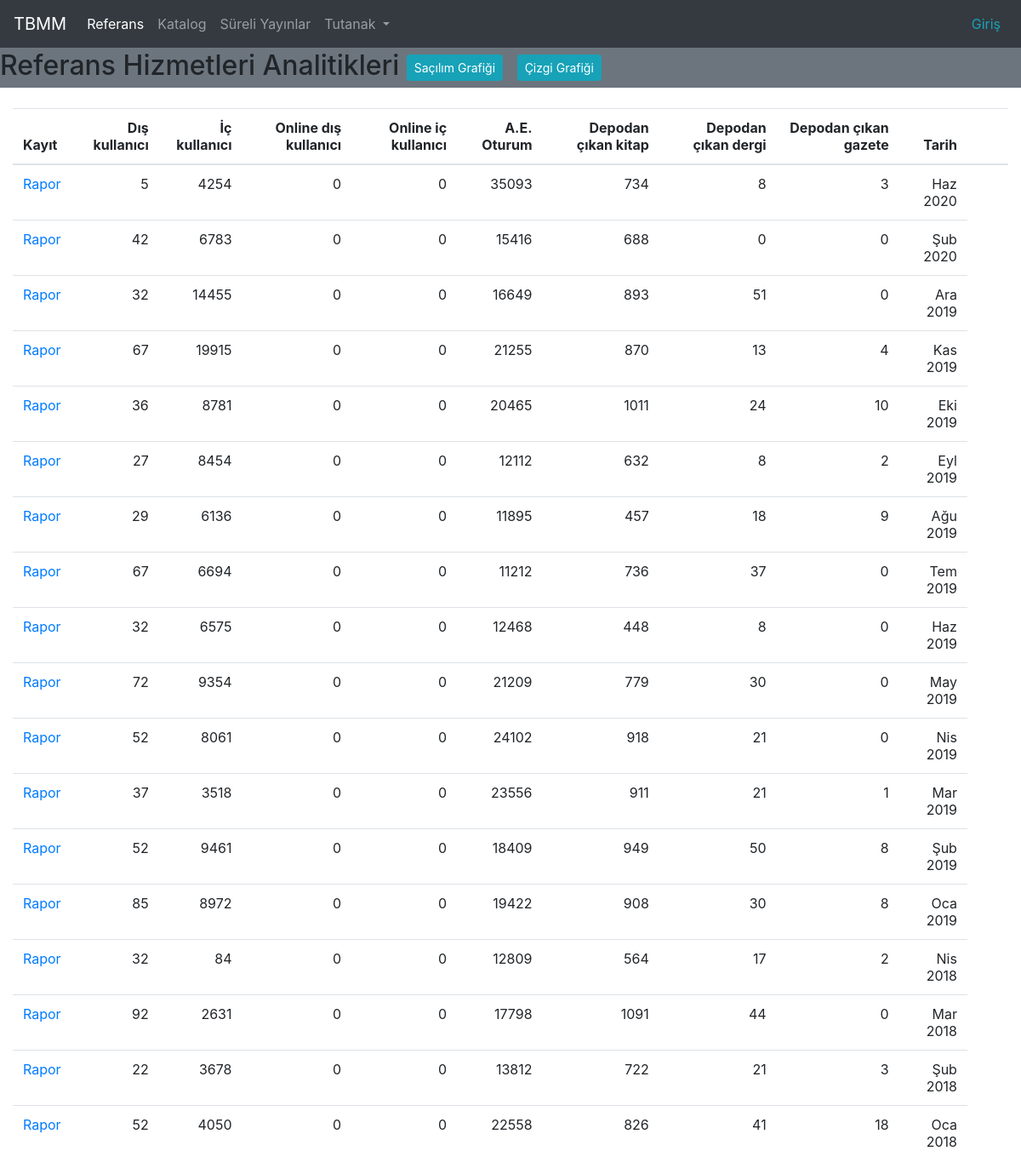
/referans/, run on an earlier commit of the app's database.
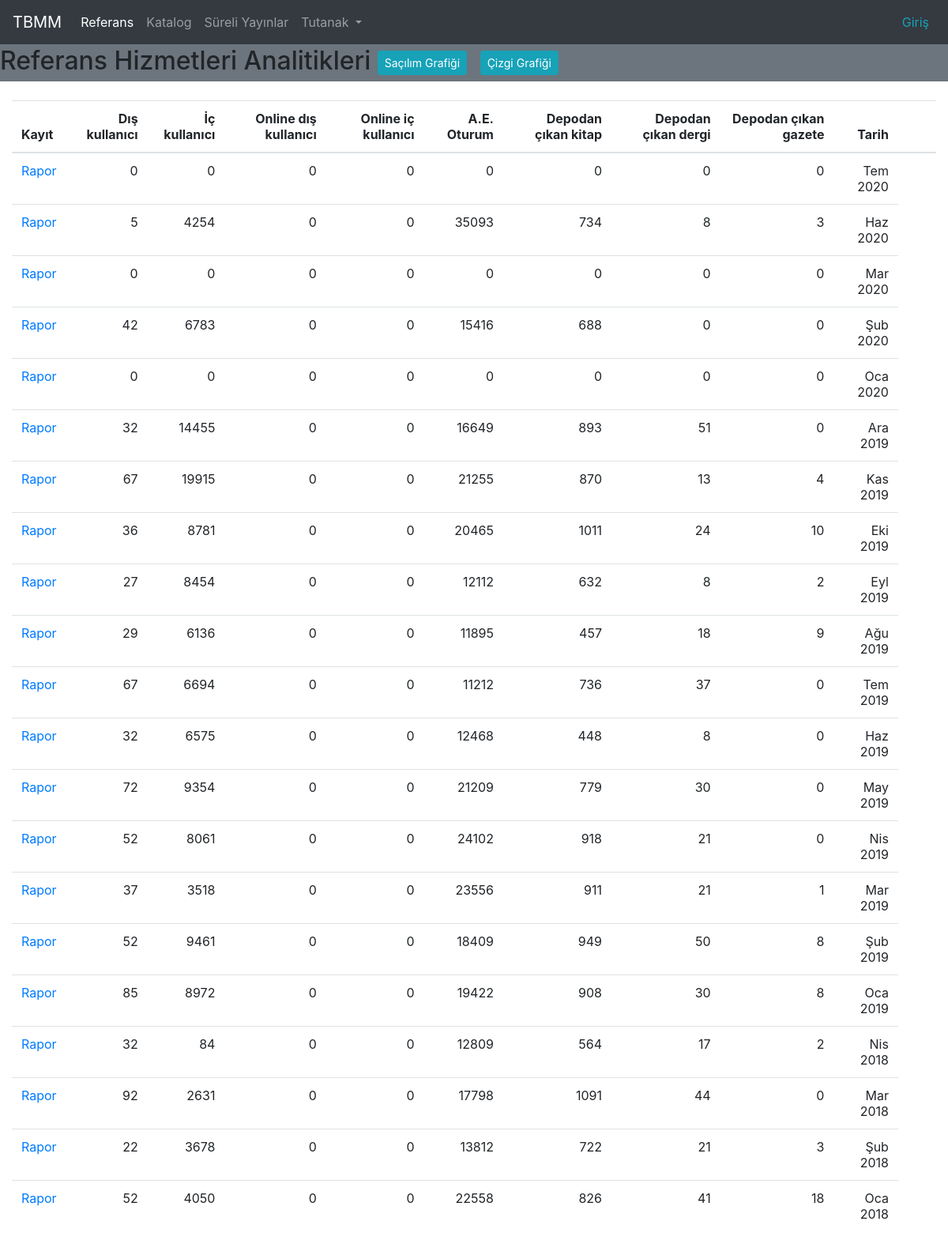
And on a later commit of the database.
### cockpit/models.py (models this page shows, shortened)
class ReferenceServiceAnalytic(models.Model):
    user_from_out = models.IntegerField(default=0, verbose_name="Dışarıdan gelen kullanıcı sayısı.")
    user_from_inside = models.IntegerField(default=0, verbose_name="İçeriden gelen kullanıcı sayısı.")
    online_user_outside = models.IntegerField(default=0, verbose_name="Dışarıdan gelen online kullanıcı sayısı.")
    online_user_inside = models.IntegerField(default=0, verbose_name="İçeriden gelen online kullanıcı sayısı.")
    open_access_session_count = models.IntegerField(default=0, verbose_name="Açık erişim sistemi oturum açmış kullanıcı sayısı.")
    depo_used_book             = models.IntegerField(default=0, verbose_name="Depodan çıkartılan kitap sayısı.")
    depo_used_journal          = models.IntegerField(default=0, verbose_name="Depodan çıkartılan dergi sayısı.")
    depo_used_newspaper        = models.IntegerField(default=0, verbose_name="Depodan çıkartılan gazete sayısı.")
    book_on_loan               = models.IntegerField(default=0, verbose_name="Ödünç verilen kitap sayısı.")
    book_renew                 = models.IntegerField(default=0, verbose_name="Süresi uzatılan kitap sayısı.")
    book_withdraw              = models.IntegerField(default=0, verbose_name="İade edilen kitap sayısı.")
    book_on_loan_mp            = models.IntegerField(default=0, verbose_name="Vekillere ödünç verilen kitap sayısı.")
    book_on_loan_retired_mp    = models.IntegerField(default=0, verbose_name="Emekli vekillere ödünç verilen kitap sayısı.")
    book_on_loan_patron_inside = models.IntegerField(default=0, verbose_name="Personele ödünç verilen kitap sayısı.")
    mp_count_for_book_use        = models.IntegerField(default=0, verbose_name="Kitap ödünç verilen vekil sayısı.")
    retired_mp_count_book_use    = models.IntegerField(default=0, verbose_name="Kitap ödünç verilen emekli vekil sayısı.")
    inside_patron_count_book_use = models.IntegerField(default=0, verbose_name="Kitap ödünç verilen kurum içi kullanıcı  sayısı.")
    microfilm_use_mp               = models.IntegerField(default=0, verbose_name="Mikrofilm kullanmış vekil sayısı.")
    microfilm_use_retired_mp       = models.IntegerField(default=0, verbose_name="Mikrofilm kullanmış emekli vekil sayısı.")
    microfilm_use_patron_inside    = models.IntegerField(default=0, verbose_name="Mikrofilm kullanmış kurum içi personel sayısı.")
    microfilm_use_patron_outside   = models.IntegerField(default=0, verbose_name="Mikrofim kullanmış kurum dışı personel sayısı.")
    microfilm_income           = models.FloatField(default = 0, verbose_name="Mikrofilmden tahsil edilen TL.")
    photocopy_a4_formal = models.IntegerField(default=0, verbose_name="A4 boyutunda resmi fotokopi sayısı.")
    photocopy_a3_formal = models.IntegerField(default=0, verbose_name="A3 boyutunda resmi fotokopi sayısı.")
    photocopy_a4_paid = models.IntegerField(default=0, verbose_name="A4 boyutunda ücreti ödenmiş fotokopi sayısı.")
    photocopy_a3_paid = models.IntegerField(default=0, verbose_name="A3 boyutunda ücreti ödenmiş fotokopi sayısı.")
    dijitalized_papers = models.IntegerField(default = 0, verbose_name="Dijital kopya sayısı.")
    photocopy_income = models.FloatField(default = 0, verbose_name="Fotokopiden tahsil edilen TL.")
    notes = models.TextField(max_length=1500, blank=True, verbose_name="Ekstra not alanı.")
    reporter_identity = models.CharField(max_length=60, blank=True, verbose_name="Raporu hazırlayan personel adı soyadı.")
    reporter_title = models.CharField(max_length=60, blank=True, verbose_name="Raporu hazırlayan personel ünvanı.")
    report_date = models.DateField(verbose_name="Raporun hazırlandığı tarih (Otomatik oluşturulur.)", default=timezone.now)
    date = models.DateField( verbose_name="Raporun ait olduğu tarih")

### cockpit/views.py (the view)
# urls.py: path('referans/', views.index, name='reference_index'),
def index(request):
    latest_data_list = ReferenceServiceAnalytic.objects.order_by('-date')
    data = serialize('json', ReferenceServiceAnalytic.objects.all())
    context = { 'latest_data_list'  : latest_data_list,
                'modul_baslik'      :"Referans Hizmetleri Analitikleri",
                'data'              : data}
    return render(request, 'cockpit/index.html', context)

### cockpit/templates/cockpit/index.html (shortened to what this page needs)
{% extends 'cockpit/base.html' %}
{% load static %}
{% block content  %}
{% if latest_data_list %}
<div class="table-responsive" >
<table class="table" >
  <thead class="">
    <div class="ml-2">
    <th scope="col">Kayıt</th>
    <th class="text-right" scope="col">Dış kullanıcı</th>
    <th class="text-right" scope="col">İç kullanıcı</th>
    <th class="text-right">Online dış kullanıcı</th>
    <th class="text-right">Online iç kullanıcı</th>
    <th class="text-right">A.E. Oturum</th>
    <th class="text-right">Depodan çıkan kitap</th>
    <th class="text-right">Depodan çıkan dergi</th>
    <th class="text-right">Depodan çıkan gazete</th>
    <th class="text-right">Tarih</th>
    <th></th>
    <th></th>
  </div>
  </thead>
  <tbody>
    <ul>
      {% for data in latest_data_list %}
      <tr>
        <td class="text-left"><a href="/referans/{{ data.id }}">Rapor</a></td>
        <td class="text-right">{{data.user_from_out}}</td>
        <td class="text-right">{{data.user_from_inside}}</td>
        <td class="text-right">{{data.online_user_outside}}</td>
        <td class="text-right">{{data.online_user_inside}}</td>
        <td class="text-right">{{data.open_access_session_count}}</td>
        <td class="text-right">{{data.depo_used_book}}</td>
        <td class="text-right">{{data.depo_used_journal}}</td>
        <td class="text-right">{{data.depo_used_newspaper}}</td>
        <td class="text-right">{{data.date|date:"M Y"}}</td>
      </tr>
      {% endfor %}
    </ul>
  </tbody>
</table>
</div>
{% else %}
<p>No data is available.</p>
{% endif %}
{% endblock %}

### cockpit/templates/cockpit/base.html (shortened to what this page needs)
{% load static %}
<html>
<head>
  {% include 'cockpit/base_header.html' %}
</head>
<body>
  <nav class="navbar navbar-expand-lg navbar-dark bg-dark">
    <a class="navbar-brand" href="{% url 'marketing_page' %}">TBMM</a>
    <div class="collapse navbar-collapse" id="navbarNavDropdown">
      <ul class="navbar-nav">
        <li class="nav-item active">
          <a class="nav-link" href="{% url 'reference_index' %}">Referans <span class="sr-only">(current)</span></a>
        </li>
        <li class="nav-item">
          <a class="nav-link" href="#">Katalog</a>
        </li>
        <li class="nav-item">
          <a class="nav-link" href="#">Süreli Yayınlar</a>
        </li>
        <li class="nav-item dropdown">
          <a class="nav-link dropdown-toggle" href="#" id="navbarDropdownMenuLink" data-toggle="dropdown"
            aria-haspopup="true" aria-expanded="false">
            Tutanak
          </a>
        </li>
      </ul>
    </div>
    <div>
      {% if user.is_authenticated %}
      <ul class="navbar-nav">
        <li class="nav-item text-white mr-2">Hoşgeldin {{ user.username}}</li>
        <li class="nav-item text-white "><a class="text-danger" href="{% url 'logout' %}">Çıkış</a></li>
        {% else %}
        <ul class="navbar-nav">
          <li class="nav-item text-white mr-2"><a class="text-info" href="{% url 'login' %}">Giriş</a></li>
          {% endif %}
        </ul>
    </div>
  </nav>
  <h2 class="bg-secondary">{{modul_baslik}}
    <a class="btn btn-sm btn-info mr-2 mb-2 mt-2" href="{% url 'reference_chart' %}">Saçılım Grafiği</a>
    <a class="btn btn-sm btn-info mr-2 mb-2 mt-2" href="{%  url 'reference_line_chart' %}">Çizgi Grafiği</a>
  </h2>
  <div class="container-fluid ">
  {% block content %}
  {% endblock %}
  </div>
</body>
</html>

### cockpit/templates/cockpit/base_header.html (shortened to what this page needs)
    {% load static %}
    <link
      rel="stylesheet"
      href="{% static 'cockpit/css/bootstrap.min.css' %}"
    />

### cockpit/templates/cockpit/base_footer.html (shortened to what this page needs)
{% load static %}

What changed in the data, as far as the page shows it:
added ReferenceServiceAnalytic: user_from_out "0", user_from_inside "0", online_user_outside "0", online_user_inside "0", open_access_session_count "0", depo_used_book "0", depo_used_journal "0", depo_used_newspaper "0", date "Tem 2020"
added ReferenceServiceAnalytic: user_from_out "0", user_from_inside "0", online_user_outside "0", online_user_inside "0", open_access_session_count "0", depo_used_book "0", depo_used_journal "0", depo_used_newspaper "0", date "Mar 2020"
added ReferenceServiceAnalytic: user_from_out "0", user_from_inside "0", online_user_outside "0", online_user_inside "0", open_access_session_count "0", depo_used_book "0", depo_used_journal "0", depo_used_newspaper "0", date "Oca 2020"
